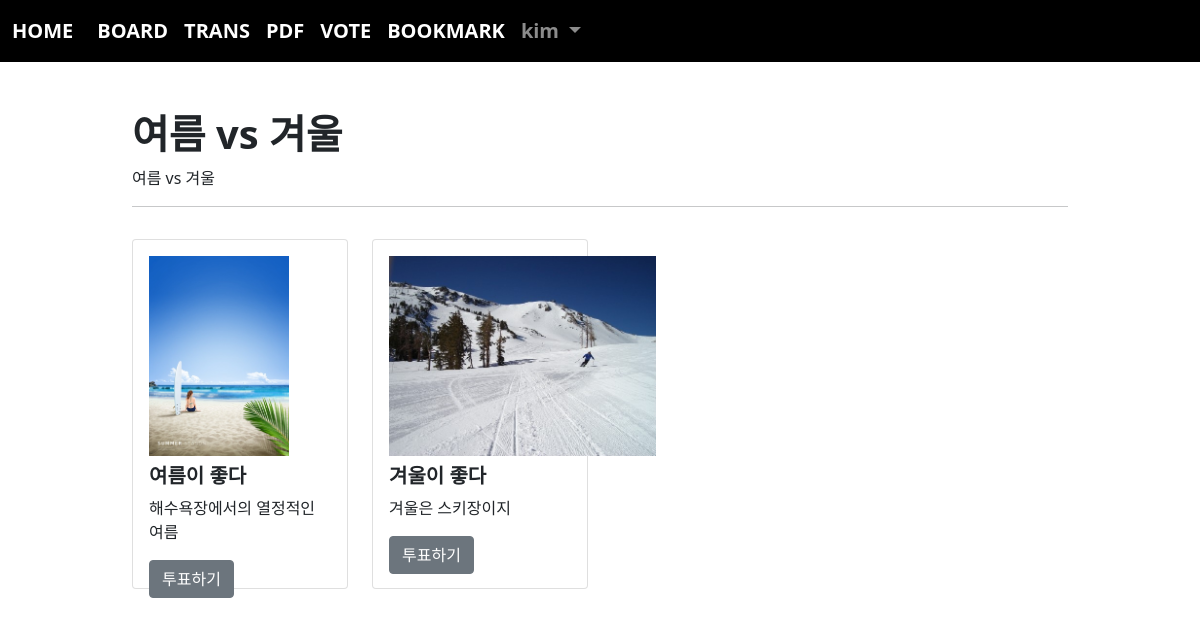
Page /vote/detail/1 (signed in) on the committed database.
### acc/models.py (models this page shows, shortened)
class User(AbstractUser):
    comment = models.TextField()
    age = models.IntegerField(default=0)
    point = models.IntegerField(default=0)
    pic = models.ImageField(upload_to="acc/%y/%m")

### vote/models.py (models this page shows, shortened)
class Topic(models.Model):
    subject = models.CharField(max_length=100)
    writer = models.ForeignKey(User, on_delete=models.CASCADE, related_name="wri")
    content = models.TextField()
    voter = models.ManyToManyField(User, blank=True, related_name="voter")

class Menu(models.Model):
    sub = models.ForeignKey(Topic, on_delete=models.CASCADE)
    name = models.CharField(max_length=100)
    comment = models.TextField()
    choicer = models.ManyToManyField(User, blank=True)
    pic = models.ImageField(upload_to="vote/%y/%m")
    def getpic(self):
        if self.pic:
            return self.pic.url
        return "/media/noimage.png"

### vote/views.py (the view)
# urls.py: path('detail/<tpk>', views.detail, name="detail"),
def detail(request,tpk):
    t = Topic.objects.get(id=tpk)
    m = t.menu_set.all()
    context = {
        "t" : t,
        "mlist" : m
    }
    return render(request, "vote/detail.html", context)

### template/vote/detail.html (shortened to what this page needs)
{% extends "base.html"%}
{% block con %}
{% load mathfilters %}
<div class="container mt-5 mb-5" style="width: 80%;">
    <h1><b>{{ t.subject }}</b></h1>
    {{ t.content }}
    <hr>
        {% if user in t.voter.all %}
            <form method="POST" action="{% url 'vote:cancel' t.id%}">
                {% csrf_token %}
                <div class="row">
                    {% for i in mlist %}
                        <div class="col-lg-3 mt-3" >
                            <div class="card" style="height:350px">
                                <div class="card-body" {% if request.user in i.choicer.all %} style="background-color: rgba(247,250,46,0.44)" {% endif %}>
                                    <img src="{{ i.getpic }}" height="200px">
                                    <h5 class="card-title mt-2"><b>{{ i.name }}</b></h5>
                                    <p class="card-text"> {{ i.comment }}</p>
                                    {% if request.user in i.choicer.all %}
                                    <button class="btn btn-primary">투표취소</button>
                                    {% endif %}
                                </div>
                            </div>
                        </div>
                    {% endfor %}
                </div>
            </form>
        {% else %}
            <form method="POST" action="{% url 'vote:vote' t.id%}">
                <div class="row" >
                    {% for i in mlist %}
                        <div class="col-lg-3 mt-3">
                                <div class="card" style="height:350px">
                                    <div class="card-body">
                                        <img src="{{ i.getpic }}" height="200px">
                                        <h5 class="card-title mt-2"><b>{{ i.name }}</b></h5>
                                        <p class="card-text"> {{ i.comment }}</p>
                                        <button name="menu" value="{{i.id}}" class="btn btn-secondary">투표하기</button>
                                    </div>
                                </div>
                        </div>
                    {% endfor %}
                </div>
            </form>
        {% endif %}
</div>
{% endblock %}

### template/base.html (shortened to what this page needs)
<!doctype html>
<html lang="en">
    <head>
        <link href="https://cdn.jsdelivr.net/npm/bootstrap@5.1.3/dist/css/bootstrap.min.css" rel="stylesheet">
    </head>
    <body>
        {% if user.is_authenticated %}
            <nav class="navbar navbar-expand-lg navbar-dark" style="background-color: rgb(0, 0, 0); font-size: 20px; font-weight: bold;">
                <div class="container-fluid">
                    <a class="navbar-brand" href="{% url 'acc:index' %}">HOME</a>
                    <div class="collapse navbar-collapse" id="navbarSupportedContent">
                        <ul class="navbar-nav me-auto mb-2 mb-lg-0">
                            <li class="nav-item">
                                <a class="nav-link active" aria-current="page" href="{% url 'board:index' %}">BOARD</a>
                            </li>
                            <li class="nav-item">
                                <a class="nav-link active" aria-current="page" href="{% url 'trans:index' %}">TRANS</a>
                            </li>
                            <li class="nav-item">
                                <a class="nav-link active" aria-current="page" href="{% url 'pdf:index' %}">PDF</a>
                            </li>
                            <li class="nav-item">
                                <a class="nav-link active" aria-current="page" href="{% url 'vote:index' %}">VOTE</a>
                            </li>
                            <li class="nav-item">
                                <a class="nav-link active" aria-current="page" href="{% url 'book:index' %}">BOOKMARK</a>                            </li>
                            <li class="nav-item dropdown">
                                <a class="nav-link dropdown-toggle" href="#" id="navbarDropdown" role="button" data-bs-toggle="dropdown" aria-expanded="false">
                                    {{ user.username }}
                                </a>
                            </li>
                        </ul>
                    </div>
                </div>
            </nav>
            {% block con %}
            {% endblock %}
        {% endif %}
    </body>
</html>

### rows in the picture
User: username "kim"
Topic: subject "여름 vs 겨울", content "여름 vs 겨울"
Menu: getpic (picture), name "여름이 좋다", comment "해수욕장에서의 열정적인 여름", {{ i.id }} 1 (drawn)
Menu: getpic (picture), name "겨울이 좋다", comment "겨울은 스키장이지", {{ i.id }} 2 (drawn)
